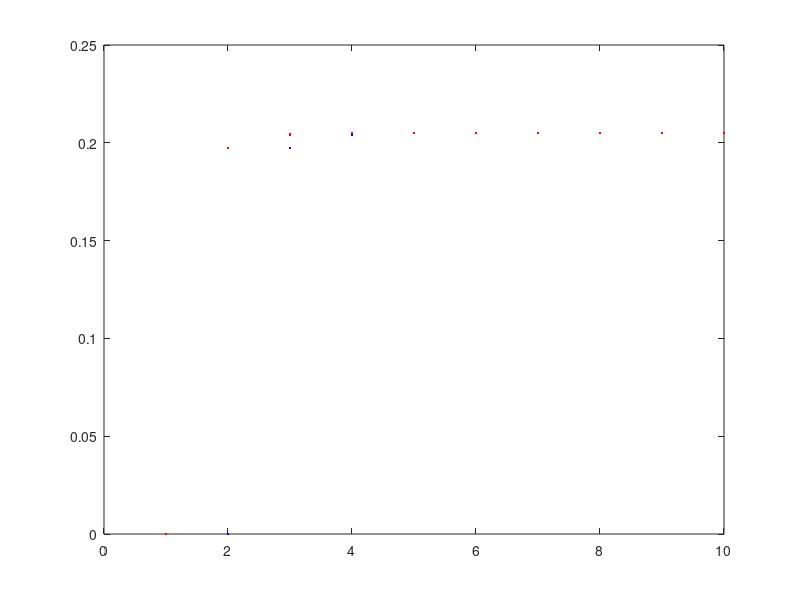

Reproduce this figure in MATLAB. (Note: this script raises an error after producing the figure.)
%========================================================================
% Exemplo do Paper de VRFT nao linear
% real system: y(k)=0.9y(k-1)^3+tanh(u(t-1))
%========================================================================
close all; clear all;
clc;
P=path;
path(P,'../functions')
%========================================================================
% init
%========================================================================
model.Ts=1;
model.N=10;
%model.dim=4;
%model.regr = [1 0 1 2];
%model.eul= [0 1 1 1];

% input signal
t = 0:1:model.N-1;
u = ones(model.N, 1)*.2; %(square(0.01*pi*t)');
% u = (square(0.01*pi*t)')*.1;
%========================================================================
% real system
%========================================================================
y=zeros(model.N, 1);
r_virt=zeros(model.N, 1);
y(1)=0;
for k=2:model.N
   y(k)=0.9*y(k-1)^3+tanh(u(k-1)); 
end

%========================================================================
% Model reference - this behavior is exactly what we wish
% y(t)=r(t-1)
% we can use here u(t) as r(t), it is in open loop
% r_virt(k)=y(k+1)
%========================================================================
% first calculate the virtual referece, where 
for k=1:model.N-1
   r_virt(k+1)=y(k);
end

%========================================================================
% input of controler = e(t)=r(t)-y(t)
e=r_virt-y;
plot(r_virt,'b.')
hold
plot(y, 'r.')
%========================================================================
% control identification part:
% select the model
% u(t)=u(t-1)+(0.2+\theta)e(t)-\theta e(t-1)

model.dim=3;
model.regr = [1 0 1];
model.eul= [0 1 1 ];
teta=f_calc_mmq_theta(model, u, e)


%simul=struct('N', model.N, 'nEstimates', 10, 'np', 0.5, 'maxError', 0.01, 'l', 100, 'diffConv', .1);
%ret=f_rational_model(simul, model, u, [u(1)], e)
m_rat.n_dim   = 3;
m_rat.dim     = 3;
% to indo do
m_rat.texp    = [1 1 1];
m_rat.yu      = [1 2 2];
m_rat.regr    = [1 0 1];
% tels if there is some non linearity like (y(k-a)^b)*(y(k-c)^d)
% r = 3 u = 2 y=1 none =0
m_rat.yplus_yur = [0 0 0];
% tels the d param
m_rat.yplus_exp = [0 0 0];
% tels the C param
m_rat.yplus_regr = [0 0 0];

m_rat.err_m_rat   = 0;
m_rat.err_enable = true
%% Simulation parameters
simul=struct('N', model.N, 'nEstimates', 100, 'np', 0.5, 'maxError', 0.01, 'l', 100, 'diffConv', .1);
ret = f_rational_model(simul, m_rat, u, [u(1)], e)
aux=zeros(simul.nEstimates ,1)
aux(:,1)=ret(:,2)+ret(:,3)
f_draw_elipse(aux(:,1), -ret(:,3), 0, 0)



